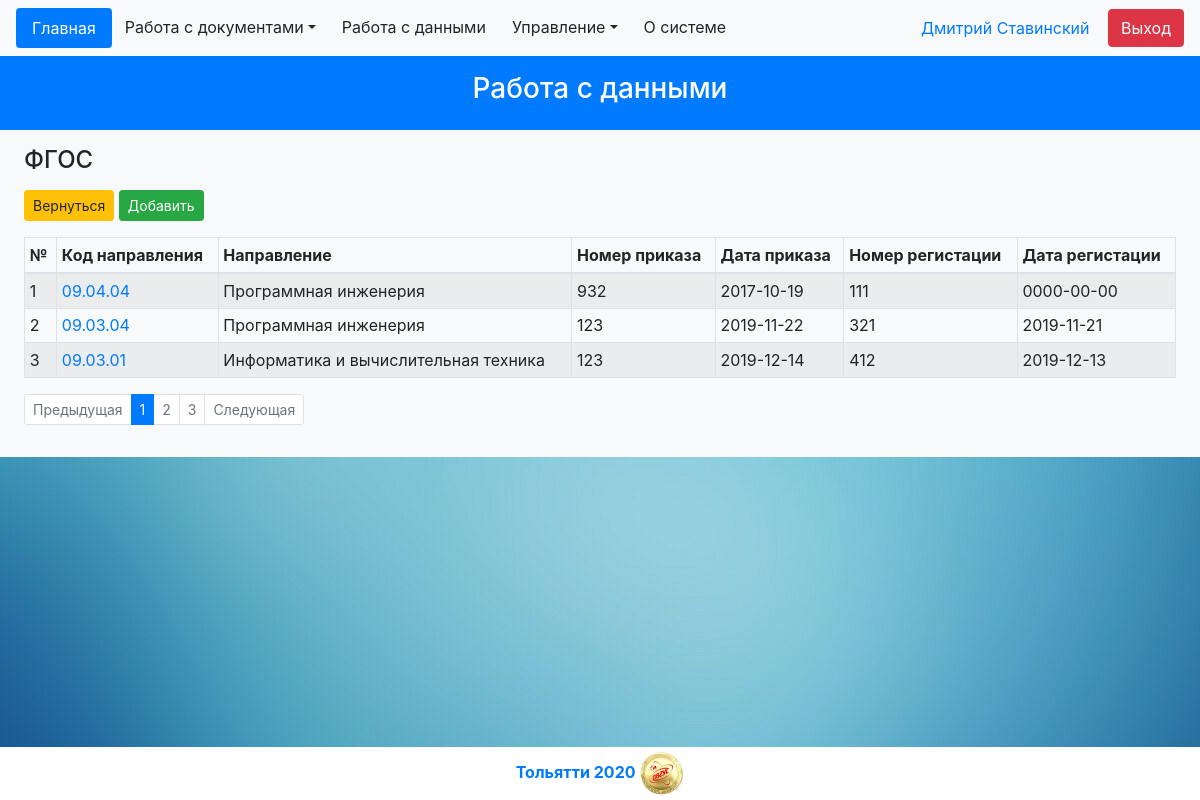
Screenshot of /pages/data.php?page=fgos (signed in) with the database file from the repository.
### tables this page shows
CREATE TABLE `fgos` (
  `fgos_id` int(10) UNSIGNED NOT NULL,
  `course_id` int(10) UNSIGNED NOT NULL,
  `number` varchar(5) NOT NULL,
  `date` date NOT NULL,
  `reg_number` varchar(10) NOT NULL,
  `reg_date` date NOT NULL
);

CREATE TABLE `courses` (
  `course_id` int(10) UNSIGNED NOT NULL,
  `number` varchar(8) NOT NULL,
  `name` varchar(60) NOT NULL,
  `qualification_id` int(10) UNSIGNED NOT NULL
);

### front/body/data/fgos.php (the view, shortened to what this page needs)
<div class="px-4 py-3 bg-light">
	<div class="form-group">
		<h4 id="page_title">ФГОС</h4>
	</div>
	<div class="form-group">
		<a class="btn btn-warning btn-sm" href="/pages/data.php">Вернуться</a>
		<input class="btn btn-success btn-sm" type="button" id="create_fgos_button" value="Добавить">
	</div>
	<table class="table table-bordered table-striped table-sm">
		<thead>
			<tr>
				<th scope="col" style="width: 2rem">№</th>
				<th scope="col">Код направления</th>
				<th scope="col">Направление</th>
				<th scope="col">Номер приказа</th>
				<th scope="col">Дата приказа</th>
				<th scope="col">Номер регистации</th>
				<th scope="col">Дата регистации</th>
			</tr>
		</thead>
		<tbody>
			<?php
				global $link;
				$sql = "select value from `constants` where `key` = 'limitObj'";
				$result = mysqli_query($link, $sql);
				$limit = mysqli_fetch_array($result);
				$counter = 0;
				$sql = "select    fgos.fgos_id
								, course.number
								, course.name
								, fgos.number
								, fgos.date
								, fgos.reg_number
								, fgos.reg_date
						FROM  `courses` course
							, `fgos` fgos
						WHERE fgos.course_id = course.course_id
						LIMIT ".$limit[0]."";
				$result = mysqli_query($link, $sql);
				while($row = mysqli_fetch_array($result)){
					$counter++;
					echo '<tr>'."\n".'<td>'.$counter.'</td>'."\n";
					echo '<td><a href="?page=fgos&id='.$row[0].'">'.$row[1].'</a></td>'."\n";
					echo '<td>'.$row[2].'</td>'."\n";
					echo '<td>'.$row[3].'</td>'."\n";
					echo '<td>'.$row[4].'</td>'."\n";
					echo '<td>'.$row[5].'</td>'."\n";
					echo '<td>'.$row[6].'</td>'."\n";
					echo '</tr>'."\n";
				};
			?>
		</tbody>
	</table>
	<nav>
		<ul class="pagination pagination-sm">
			<?php if (isset($_GET["limit"])){
			} else {
				echo '
				<li class="page-item disabled">
					<a class="page-link" href="#">Предыдущая</a>
				</li>
				<li class="page-item active">
					<a class="page-link" href="#">1</a>
				</li>
				<li class="page-item disabled">
					<a class="page-link" href="#">2</a>
				</li>
				<li class="page-item disabled">
					<a class="page-link" href="#">3</a>
				</li>
				<li class="page-item disabled">
					<a class="page-link" href="#">Следующая</a>
				</li>' . "\n";
			}
			?>
		</ul>
	</nav>
</div>

### front/css/forSignOnIndex.css (style rules this page uses)
body { padding-bottom: 60px; }

### front/css/background2.css (style rules this page uses)
body { background: #0cabfa url(../img/Background.jpg) center fixed no-repeat; -moz-background-size: 100%; -webkit-background-size: 100%; -o-background-size: 100%; background-size: auto; }

### rows the page displays
fgos: course.number "09.04.04", course.name "Программная инженерия", number "932", date "2017-10-19", reg_number "111", reg_date "0000-00-00"
fgos: course.number "09.03.04", course.name "Программная инженерия", number "123", date "2019-11-22", reg_number "321", reg_date "2019-11-21"
fgos: course.number "09.03.01", course.name "Информатика и вычислительная техника", number "123", date "2019-12-14", reg_number "412", reg_date "2019-12-13"

### other values shown
$first "Дмитрий"
$second "Ставинский"
